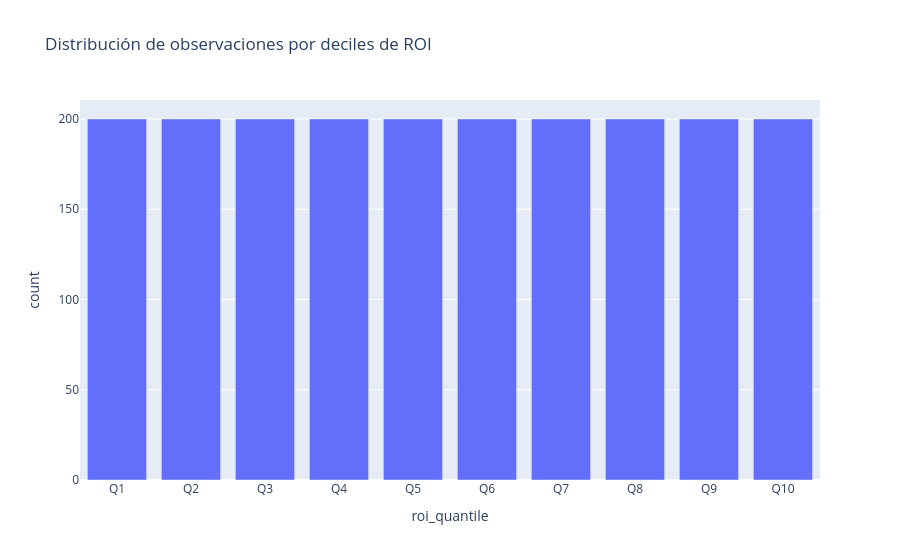

The cell this chart's notebook holds for it:
### Code cell
df["roi_quantile"] = pd.qcut(
    df["roi_proxy_v3"],
    q=10,
    labels=[f"Q{i}" for i in range(1, 11)]
)

fig = px.bar(
    df["roi_quantile"].value_counts().sort_index().reset_index(),
    x="roi_quantile",
    y="count",
    title="Distribución de observaciones por deciles de ROI"
)

fig.show()

### Figure 1 — Plotly figure (JSON) as saved in the notebook; plotly's stock layout.template omitted (floating-point values rounded to 4 significant figures)
{"data": [{"hovertemplate": "roi_quantile=%{x}<br>count=%{y}<extra></extra>", "legendgroup": "", "marker": {"color": "#636efa", "pattern": {"shape": ""}}, "name": "", "orientation": "v", "showlegend": false, "textposition": "auto", "type": "bar", "x": ["Q1", "Q2", "Q3", "Q4", "Q5", "Q6", "Q7", "Q8", "Q9", "Q10"], "xaxis": "x", "y": [200, 200, 200, 200, 200, 200, 200, 200, 200, 200], "yaxis": "y"}], "layout": {"barmode": "relative", "legend": {"tracegroupgap": 0}, "title": {"text": "Distribución de observaciones por deciles de ROI"}, "xaxis": {"anchor": "y", "domain": [0, 1], "title": {"text": "roi_quantile"}}, "yaxis": {"anchor": "x", "domain": [0, 1], "title": {"text": "count"}}}}
